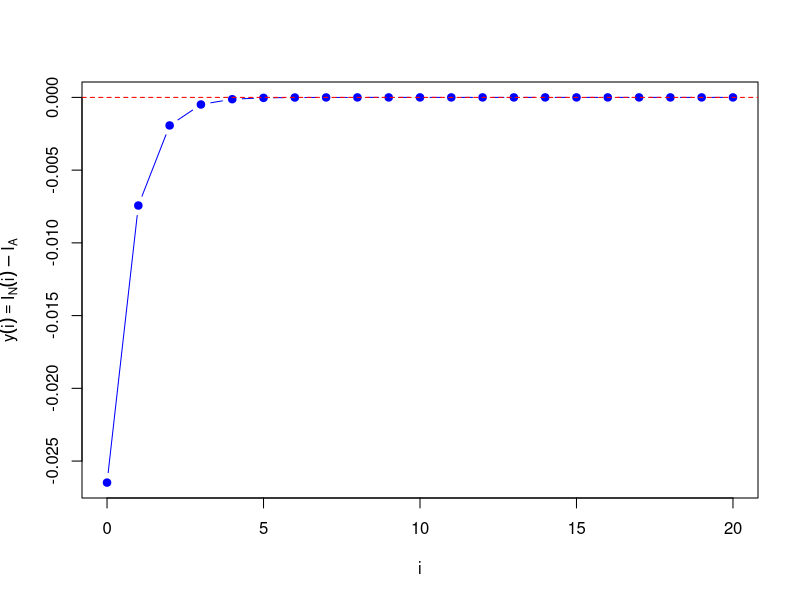
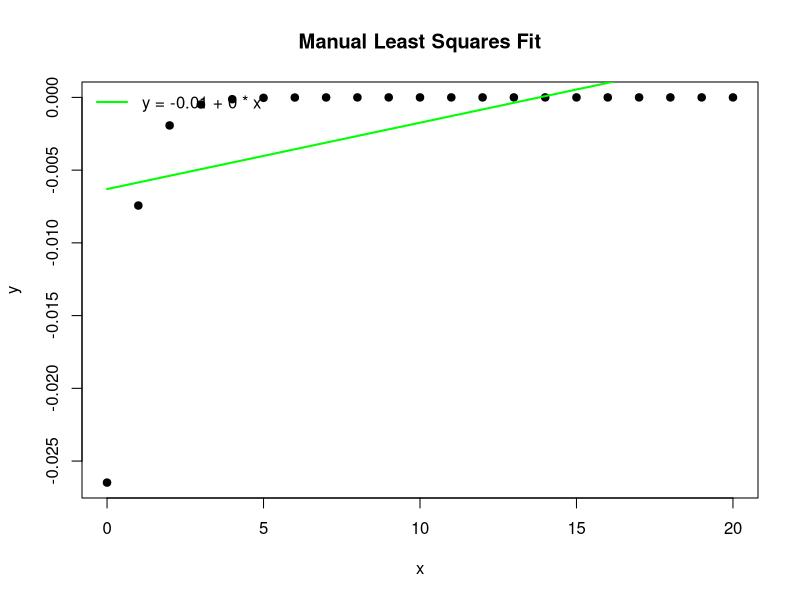

Here is the R script that generated these plots, in order:
I_analyticke <- log(2)

f <- function(x) {
  1 / x
}

midpoint_integral <- function(f, a, b, n) {
  h <- (b - a) / n
  I <- 0
  
  for (i in 0:(n - 1)) {
    xi <- a + i * h + h / 2  # середина підінтервалу
    Si <- h * f(xi)
    I <- I + Si
  }
  
  return(I)
}


i_val <- 0:20
y_val <- numeric(length(i_val))

for (j in seq_along(i_val)) {
  i <- i_val[j]
  n <- 2^i
  I_numericke <- midpoint_integral(f, 1, 2, n)
  y_val[j] <- I_numericke - I_analyticke
}


plot(i_val, y_val, type = "b", pch = 19, col = "blue",
     xlab = "i", ylab = expression(y(i) == I[N](i) - I[A]))
abline(h = 0, col = "red", lty = 2)

print(y_val)


least_squares_fit <- function(x, y) {
  
  x_mean <- mean(x)
  y_mean <- mean(y)
  
  b <- sum((x - x_mean) * (y - y_mean)) / sum((x - x_mean)^2)
  a <- y_mean - b * x_mean
  
  y_fit <- a + b * x
  
  plot(x, y, main = "Manual Least Squares Fit", xlab = "x", ylab = "y", pch = 19)
  
  
  lines(x, y_fit, col = "green", lwd = 2)
  
  eq <- paste0("y = ", round(a, 2), " + ", round(b, 2), " * x")
  legend("topleft", legend = eq, bty = "n", col = "green", lwd = 2)
  
  return(list(intercept = a, slope = b))
}

least_squares_fit(i_val, y_val)
